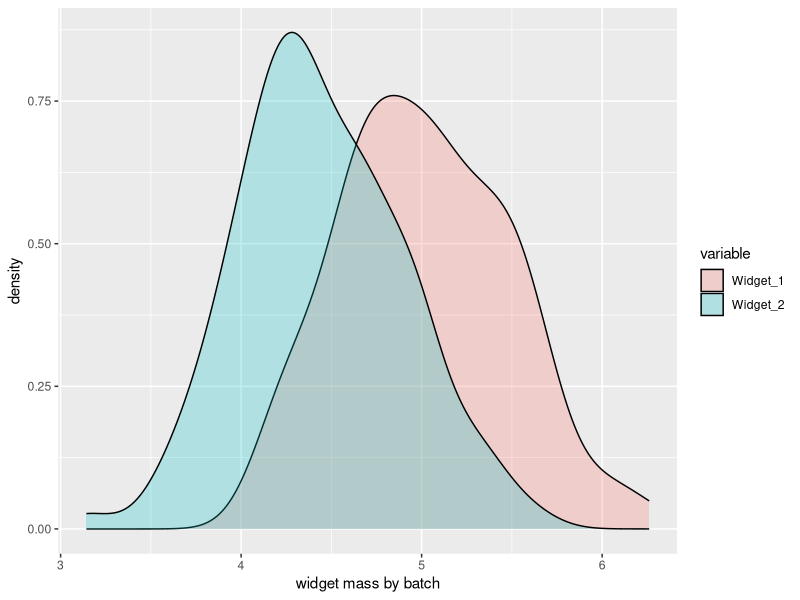
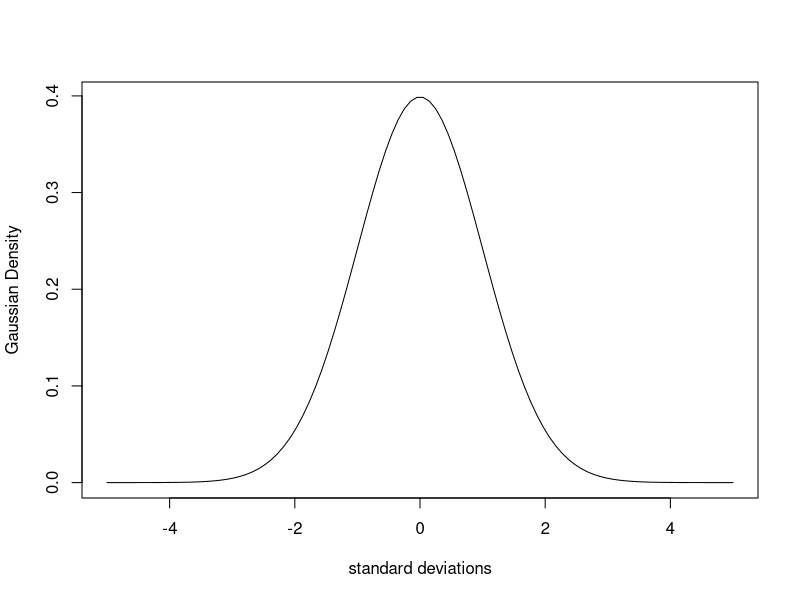
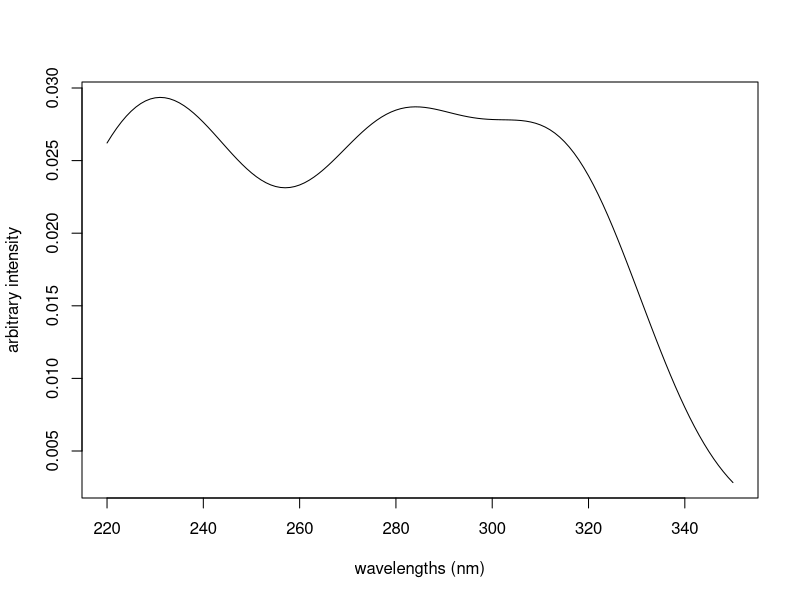
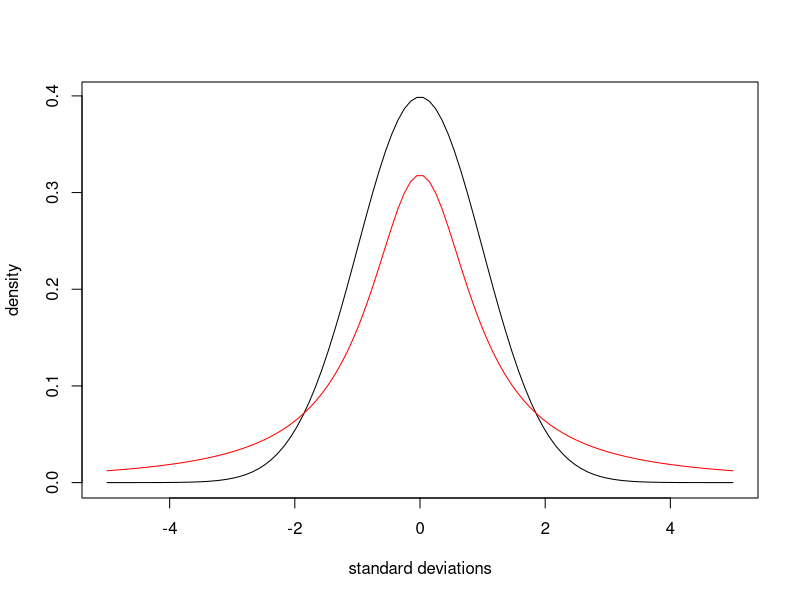
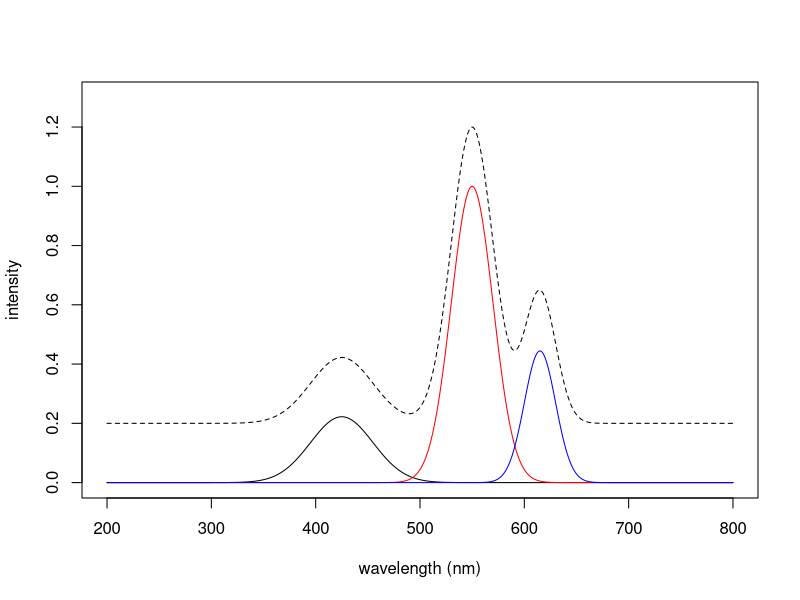
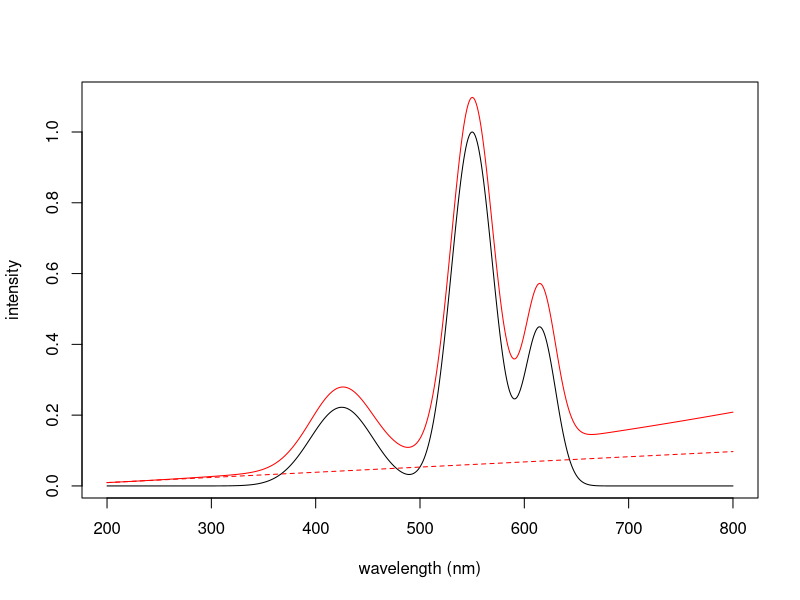
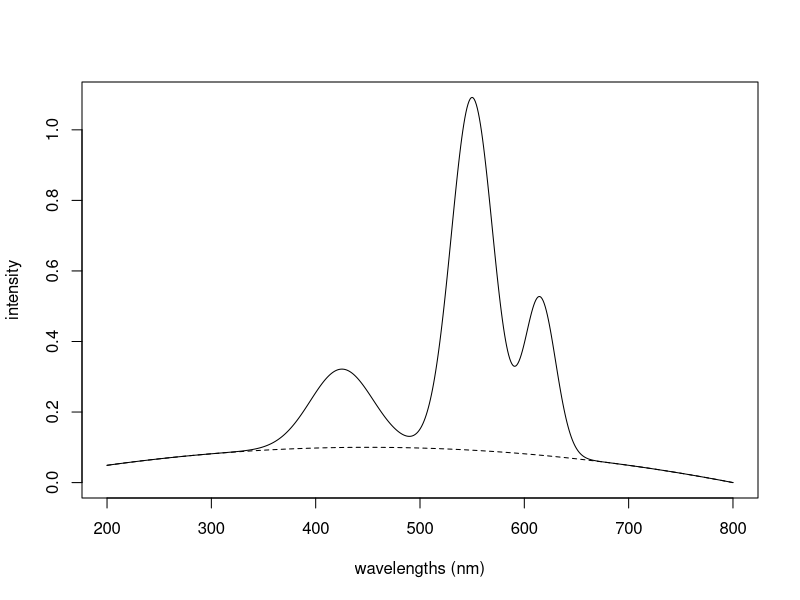

These figures' R source, in order:
## ---- chunk 1
rm(list = ls())
library("knitr")
library("ggplot2")
library("reshape2")
opts_knit$set(echo = TRUE)
## ---- chunk 2
rnorm(3)
## ---- chunk 3
widget_1_masses <- rnorm(100, 5.0, 0.5) # mean mass 5.0
widget_2_masses <- rnorm(100, 4.5, 0.5) # mean mass 4.5
## ---- chunk 4
DF <- data.frame(Widget_1 = widget_1_masses, Widget_2 = widget_2_masses)
DF2 <- melt(DF)
p <- ggplot(data = DF2, aes(x = value, fill = variable))
p <- p + geom_density(alpha = 0.25) + labs(x = "widget mass by batch")
plot(p)
## ---- chunk 5
std_deviations <- seq(-5, 5, length.out = 100)
Gaussian_1 <- dnorm(std_deviations)
plot(std_deviations, Gaussian_1, type = "l",
  xlab = "standard deviations", ylab = "Gaussian Density")
## ---- chunk 6
wavelengths <- seq(220, 350, by = 1.0)
Peak1 <- dnorm(wavelengths, 230, 22)
Peak2 <- dnorm(wavelengths, 280, 17)
Peak3 <- dnorm(wavelengths, 315, 17)
Peaks123 <- colSums(rbind(1.6 * Peak1, Peak2, Peak3))
plot(wavelengths, Peaks123, type = "l",
  xlab = "wavelengths (nm)", ylab = "arbitrary intensity")
## ---- chunk 7
Gaussian_1 <- dnorm(std_deviations)
Cauchy_1 <- dcauchy(std_deviations)
plot(std_deviations, Gaussian_1, type = "l",
  xlab = "standard deviations", ylab = "density")
lines(std_deviations, Cauchy_1, col = "red")
## ---- chunk 8
wavelengths <- 200:800
Spec1 <- dnorm(wavelengths, 425, 30)
Spec2 <- dnorm(wavelengths, 550, 20) * 3 # boost the area
Spec3 <- dnorm(wavelengths, 615, 15)
Spec123 <- rbind(Spec1, Spec2, Spec3)
dim(Spec123) # matrix with samples in rows
## ---- chunk 9
scale01 <- function(M) {
  # scales the range of the matrix to [0...1]
  mn <- min(M)
  M <- M - mn
  mx <- max(M)
  M <- M/mx
}
## ---- chunk 10
Spec123 <- scale01(Spec123)
plot(wavelengths, Spec123[1,], col = "black", type = "l",
  xlab = "wavelength (nm)", ylab = "intensity",
  ylim = c(0, 1.3))
lines(wavelengths, Spec123[2,], col = "red")
lines(wavelengths, Spec123[3,], col = "blue")
lines(wavelengths, colSums(Spec123) + 0.2, lty = 2)
## ---- chunk 11
vander <- function(x, order) outer(x, 0:order, `^`)
vdm <- vander(wavelengths, 2)
dim(vdm)
vdm[1:5, 1:3]
vdm <- scale(vdm, center = FALSE, scale = c(1, 50, 2000))
## ---- chunk 12
coefs <- matrix(runif(nrow(Spec123) * 3), ncol = 3)
coefs
## ---- chunk 13
offsets <- coefs %*% t(vdm)
dim(offsets) # same dimensions as Spec123 above
offsets <- scale01(offsets) * 0.1
## ---- chunk 14
FinalSpec1 <- offsets + Spec123
plot(wavelengths, colSums(FinalSpec1), type = "l", col = "red",
  xlab = "wavelength (nm)", ylab = "intensity")
lines(wavelengths, colSums(Spec123))
fit <- lm(colSums(FinalSpec1)[1:20] ~ wavelengths[1:20])
lines(wavelengths, fit$coef[2]*wavelengths + fit$coef[1],
  col = "red", lty = 2) # good ol' y = mx + b
## ---- chunk 15
hump <- -1*(15*(wavelengths - 450))^2 # piece of a parabola
hump <- scale01(hump)
FinalSpec2 <- hump * 0.1 + colSums(Spec123)
plot(wavelengths, FinalSpec2, type = "l",
  xlab = "wavelengths (nm)", ylab = "intensity")
lines(wavelengths, hump * 0.1, lty = 2) # trace the hump
